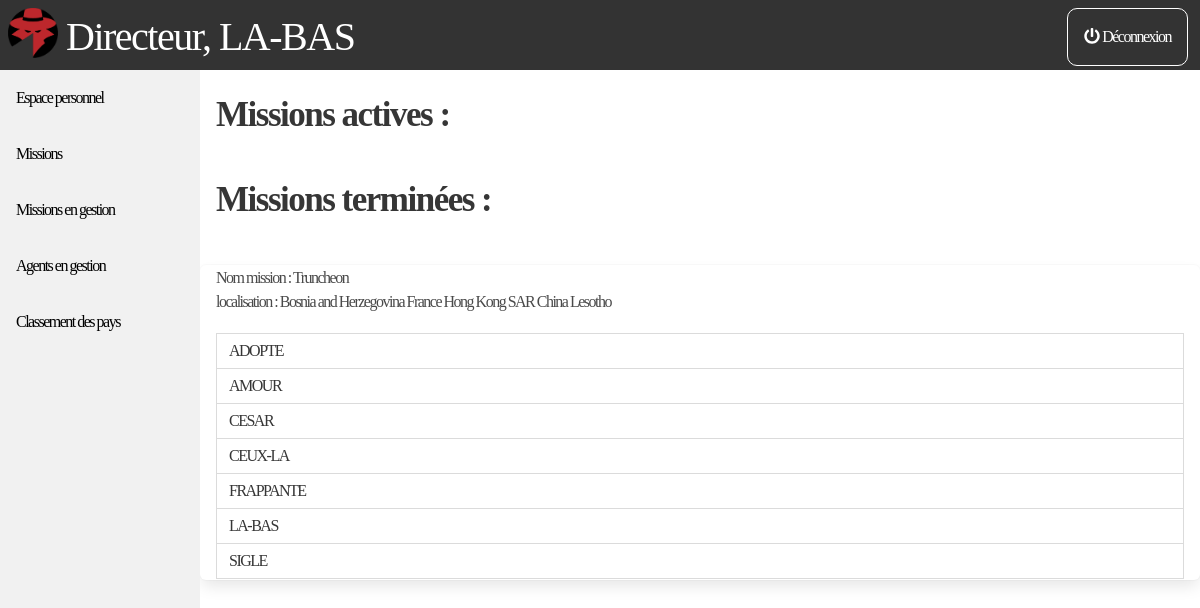
Screenshot of /mission.php (signed in) with the database file from the repository.
### tables this page shows
CREATE TABLE IF NOT EXISTS `participe` (
  `nom_de_code` varchar(30) NOT NULL,
  `nom_mission` varchar(30) NOT NULL,
  PRIMARY KEY (`nom_de_code`,`nom_mission`),
  KEY `nom_mission` (`nom_mission`)
);

### src/mission.php (the view, shortened to what this page needs)
<html>
<?php
include('head.php');
include('co_db.php');
 ?>
<body>
  <?php include('bar_menu.php');  ?>
    <div class="content is-medium">
      <h2>
        Missions actives :
      </h2>
    </div>
    <div class="content is-medium">
      <h2>
        Missions terminées :
      </h2>
    </div>
    <?php
      $tmp_nom = "";
      $username = $_SESSION['username'];
      $requete_ma = "SELECT distinct P.nom_mission
                      from participe P, mission
                      where mission.nom_mission = P.nom_mission
                      and P.nom_de_code like '".$username."'
                      and mission.etat_mission = 'fini'";
      $exec_ma = mysqli_query($db,$requete_ma);
      while($data = mysqli_fetch_array($exec_ma)){
        $pays_noms = "";
        if($data['nom_mission'] != $tmp_nom){
          $requete_npm = "SELECT nom_pays FROM localise where nom_mission like '".$data['nom_mission']."'";
          $exec_npm = mysqli_query($db,$requete_npm);
          while($data_npm = mysqli_fetch_array($exec_npm)){
            $pays_noms = $pays_noms.$data_npm["nom_pays"]." ";
          }
          echo "  <div class=\"content box\" style=\"margin-bottom : 2%\"><div class=\"is-little\" style=\"margin-bottom : 2%\">";
          echo "  <p>Nom mission : ".$data['nom_mission']." <br> localisation : ".$pays_noms."<br> </p>";
          echo "</div> ";
          $tmp_nom =  $data['nom_mission'];
          $requete_adm = "SELECT nom_de_code FROM participe WHERE nom_mission like '".$data['nom_mission']."' ";
          $exec_adm = mysqli_query($db, $requete_adm);
          echo "<table class=\"table is-fullwidth is-bordered is-hoverable\"><tbody>";
          while($item = mysqli_fetch_array($exec_adm)){
            echo "<tr>";
            echo "<td>".$item['nom_de_code']."</td>" ;
            echo "</tr>";
          }
          echo " </tbody> </table>";
        }
        echo "</div>";
      }
      ?>
</body>
</html>

### style/style.css (style rules this page uses)
* { font-size: 100%; font-family: orator std; letter-spacing: -1.5px; }
div.content { margin-left: 200px; padding: 1px 16px; }
body, html { height: 100%; margin: 0; font-family: Arial; }

### rows the page displays
participe: nom_de_code "ADOPTE"
participe: nom_de_code "AMOUR"
participe: nom_de_code "CESAR"
participe: nom_de_code "CEUX-LA"
participe: nom_de_code "FRAPPANTE"
participe: nom_de_code "LA-BAS"
participe: nom_de_code "SIGLE"

### other values shown
ctp_agent($niv) "Directeur"
$ndc "LA-BAS"
$data['nom_mission'] "Truncheon"
$pays_noms "Bosnia and Herzegovina France Hong Kong SAR China Lesotho"
